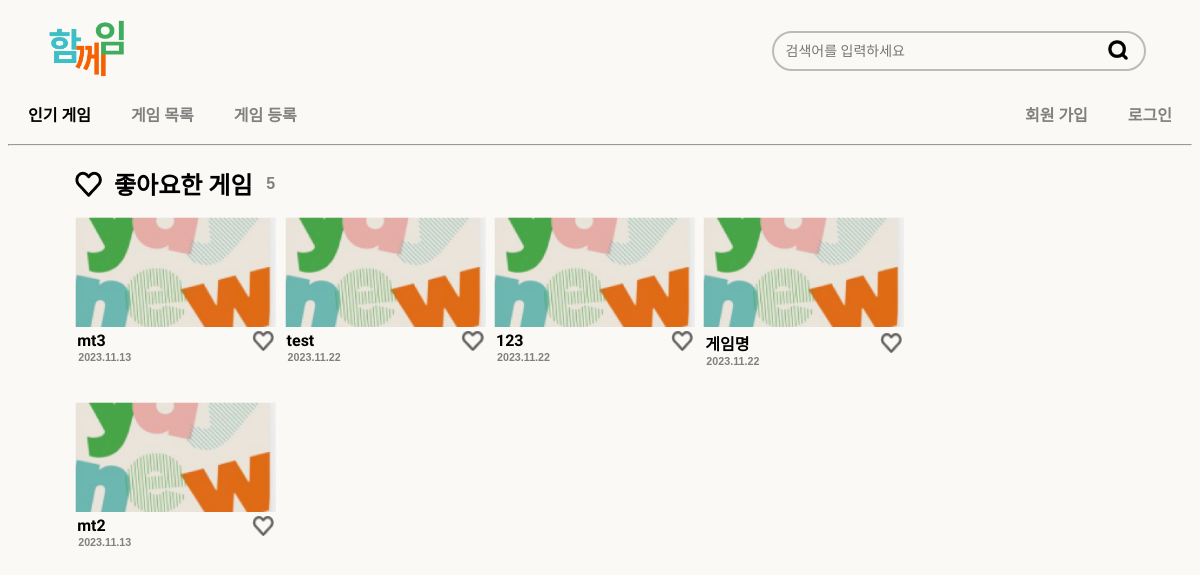
Page /accounts/like_more/1/ on the committed database.
### game/models.py (models this page shows, shortened)
class Game(models.Model):
    title = models.CharField(max_length=30, null=False)
    author = models.ForeignKey(User, null=True, on_delete=models.SET_NULL, related_name='game')
    created_at = models.DateField(auto_now_add=True)
    min_num_ppl = models.IntegerField(null=True)
    max_num_ppl = models.IntegerField(null=True)
    min_time = models.CharField(max_length=30, null=True)
    max_time = models.CharField(max_length=30, null=True)
    situation = models.ForeignKey(Situation, null=False, on_delete=models.CASCADE)
    place = models.ForeignKey(Place, null=False, on_delete=models.CASCADE)
    game_type = models.ManyToManyField(GameType)
    preparation = models.TextField(null=False)
    explanation = models.TextField(null=False)
    tip = models.TextField()
    image = models.ImageField(upload_to="images/games/", null=True, blank=True)
    likes = models.ManyToManyField('Like', related_name='game', null=True, blank=True)

### account/views.py (the view)
# urls.py: path('like_more/<int:pk>/', views.LikeMoreView, name='like_more'),
def LikeMoreView(request,pk):
    user = User.objects.get(pk=pk)
    liked_list = Game.objects.filter(likes__in=user.like.all())
    like_count = liked_list.count
    liked_list1=liked_list[:4]
    liked_list2 = liked_list[4:8]
    return render(request, 'account/like_more.html', {
        'target_user': user,
        'liked_list': liked_list,
        'like_count': like_count,
        'liked_list1': liked_list1,
        'liked_list2': liked_list2,
    })

### templates/account/like_more.html
{% extends 'base.html' %}
{% load static %}
{% block extrahead %}
<link rel="stylesheet" href="{% static 'css/like_more.css' %}?after" />
{% endblock %}
{% block content %}
    <div class="img_wrapper">
      <div class="likemore">
        <img src="{% static 'img/blacklike.png' %}" />
        <p>좋아요한 게임</p>
        <h4>{{ like_count }}</h4>
      </div>
      <ul class="img_list">
        {% for game in liked_list1 %}
          {% include 'snippets/like_more_game_part.html' %}
        {% endfor %}
      </ul>
    </div>
<div class="img_wrapper">
    <ul class="img_list">
        {% for game in liked_list2 %}
          {% include 'snippets/like_more_game_part.html' %}
        {% endfor %}
    </ul>
</div>
{% endblock %}

### templates/snippets/like_more_game_part.html
{% load static %}
              <li>
                   <a href="{% url 'game:detail' pk=game.pk%}">
                  {% if game.image %}
                      <img src="{{ game.image.url }}" width="100px" height="100px" alt="">
                  {% else %}
                      <img src="{% static 'img/thumbnail.png' %}" alt="">
                  {% endif %}
                       </a>
                  <div>
                      <h4>
                          <a href="{% url 'game:detail' pk=game.pk%}">{{game.title | truncatechars:45 }}</a>
                      </h4>
                      <img src="{% static 'img/graylike.png' %}" class="like-icon" />
                  </div>
                  <h6>{{game.created_at |date:'Y.m.d'}}</h6>
              </li>

### static/css/like_more.css (style rules this page uses)
html { background-color: rgba(251, 249, 246, 1); }
* { font-family: "IBM Plex Sans KR"; }
.img_wrapper { padding-left: 5.6vw; padding-right: 5.6vw; width: 69.8vw; padding-bottom: 3px; }
.img_wrapper p { font-size: x-large; margin-bottom: 0%; margin-top: 0; }
.img_wrapper h4 { margin-bottom: 0%; margin-top: 0; padding-left: 2px; margin: 0; }
.img_list { list-style-type: none; display: flex; padding: 0%; flex-direction: row; width: 100%; }
.img_list li { width: 25%; }
.img_list li a img { width: 16.75vw; height: 9.15vw; margin-top: 0%; object-fit: cover; }
a { margin: 0; color: inherit; text-decoration: none; }
.img_list img.like-icon { width: auto; height: 20px; padding-right: 5%; }
.img_list div { display: flex; flex-direction: row; justify-content: space-between; align-items: center; }
.likemore { width: 200px; display: flex; flex-direction: row; justify-content: space-between; align-items: center; margin-top: 20px; }
.likemore h4 { font-family: sans-serif; color: gray; margin-bottom: 0%; margin-top: 0; }
.likemore p { margin-bottom: 0%; margin-top: 0; font-weight: 600; }
.img_list h6 { color: gray; font-family: sans-serif; margin-bottom: 0%; margin-top: 0; margin-left: 3px; }

### rows in the picture
Game: title "mt3", created_at "2023.11.13"
Game: title "test", created_at "2023.11.22"
Game: title "123", created_at "2023.11.22"
Game: title "게임명", created_at "2023.11.22"
Game: title "mt2", created_at "2023.11.13"

### other values in the picture
{{ like_count }} "5"
